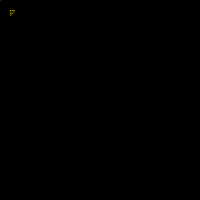
Frame 1 (no input)
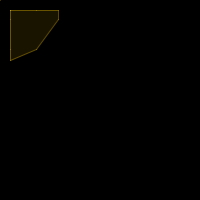
Frame 60 (the mouse pressed at the canvas centre just before this capture)
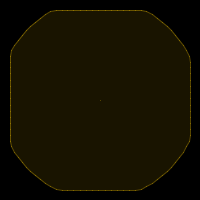
Frame 120 (the mouse held since frame 60 and released just before this capture)

The Processing sketch that drew these frames (run headless with seeded random() and noise(); from frame 60 on, the mouse is pressed at the canvas centre):

// Processing sketch: AmebaReviv
// ── AmebaReviv.pde

Ameba a;
int bounds = 10; 

void setup(){

  size(200,200);
  background(0); 
  a = new Ameba(width/2f,height/2f,60f,10);
  stroke(a.colors[0]);
  fill(a.colors[0],25);
  smooth();
}


void draw(){
  background(0);
  a.setPos(mouseX,mouseY);
  a.draw();

}

void mousePressed(){
  a.reset((int)mouseY); 
  a.R=mouseX;
}

void mouseDragged(){
  a.reset((int)mouseY); 
  a.R=mouseX;
}





// ── Ameba.pde
    
  class Ameba{
  
 
  private Clanek[] cl; 
  float x = width/2;;
  float y =  height/2;
  float sX,sY;
  float R =  50.0f;
  int pocetClanku = 18;
   int last = 0;

  color[] colors = {#FFCC00};
 
    Ameba(float _x, float _y,float _R,int _pocetClanku){
     x=_x;
     y=_y;
     R=_R;
     reset(_pocetClanku);

    }
    
    void draw(){
     stroke(colors[0],88);
     point (x, y);
      runInstances();      
    }
    
    void runInstances(){
      beginShape();
      for(int i = 0; i<pocetClanku;i++){
      cl[i].run();
          
     // line(cl[i].x,cl[i].y,cl[last].x,cl[last].y);
      vertex(cl[i].x,cl[i].y);
      last = i;
      } 
      endShape(CLOSE);
      
    }
    
    void reset(int _pocet){
          
      pocetClanku =constrain(_pocet,1,10000);
            
       cl = new Clanek[pocetClanku];
      
      for(int i = 0; i<cl.length;i++){
      cl[i]=new Clanek(this,cl.length,i);
      }
      
      
    }
    
    void setPos(float _x,float _y){
     x=_x;
    y=_y; 
    }
    
    float radius(){
     return R;      
    }
    
    float X(){
     return x; 
    }
    
    float Y(){
      return y;
    }
    
   
    
   


  }
 
  
 
 

// ── Clanek.pde
class Clanek{
  int pocet;
  int no;
  float X,Y;
  float x,y;
  private Ameba a;
  float theta;
  float speed = 10.0;

  Clanek(Ameba _a,int _kolik,int _no){
    //super(); 
    a=_a;
    no=_no; 
    pocet = _kolik;
    X=a.X();
    Y=a.Y();
  }

  void run(){       
    compute();      

  }

  void drw(){
    point (x,y); 

  }

  void compute(){
    X+=(a.X()-X)/speed;
    Y+=(a.Y()-Y)/speed;





    theta = ((no+1)/(pocet+0.0f)/2f)*TWO_PI*2.00f;



    x+=((X+sin(theta)*(a.radius()))-(x))/speed;
    y+=((Y+cos(theta)*(a.radius()))-(y))/speed;


    //----------------boundaries>>
    if(x>width-bounds){
      x=width-bounds;
    }
    if(y>height-bounds){
      y=height-bounds;
    }
    if(x<bounds){
      x=bounds;
    }
    if(y<bounds){
      y=bounds;
    }

    drw();
  }



}
